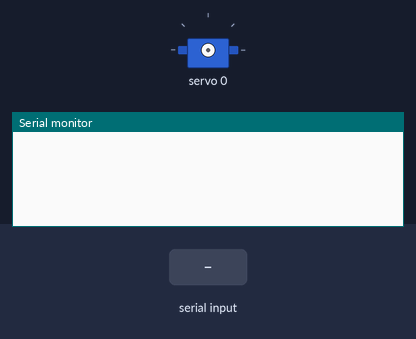
The sketch below on a simulated Arduino Uno, built with avr-gcc and run on an emulated ATmega328P. Parts: servo, the last lines printed to the serial monitor. The test bench sets the inputs (shaded band).

Above: at 1.2 s.
1.3 s: "e\n" received over Serial
At 2.3 s:
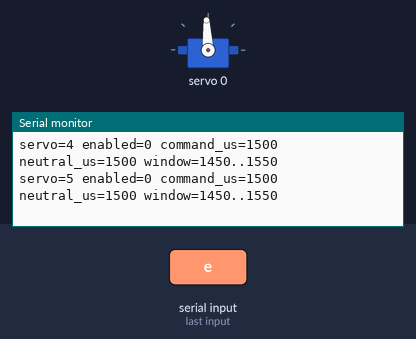
2.8 s: "?\n" received over Serial
4.3 s: "+\n" received over Serial
At 5.5 s:
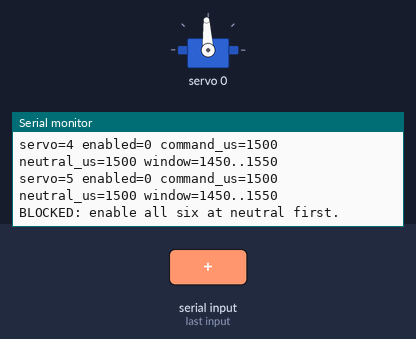
5.8 s: "n\n" received over Serial
At 6.7 s:
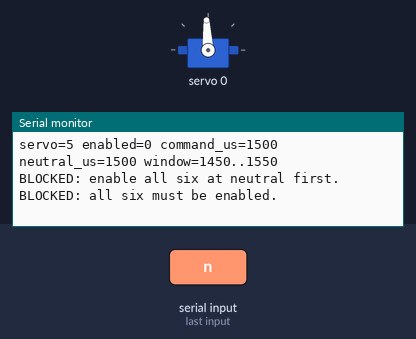
7.3 s: "l\n" received over Serial
At 7.9 s:
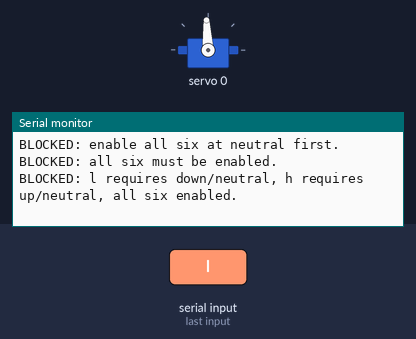
8.8 s: "90,45\n" received over Serial
At 10.2 s:
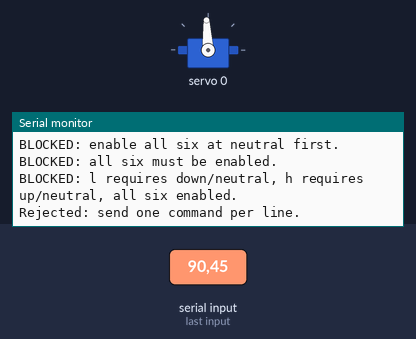
Timing chart, 0 to 11.3 s (numbered marks = the images above; inputs shaded):
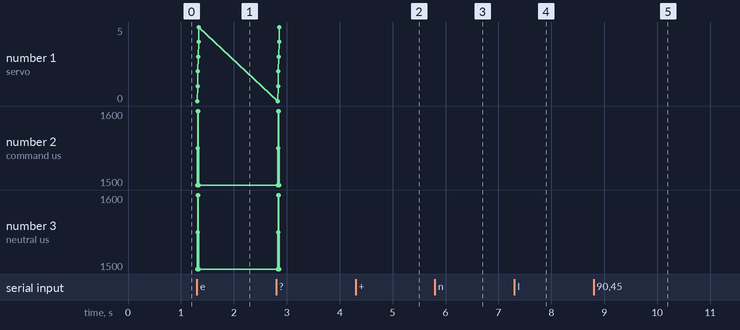

Measured:
- after the input at 1.3 s, the serial monitor: prints a new line at once (image 1)
- after the input at 4.3 s, the serial monitor: prints a new line at once (image 2)
- after the input at 5.8 s, the serial monitor: prints a new line at once (image 3)
- after the input at 7.3 s, the serial monitor: prints a new line at once (image 4)
- after the input at 8.8 s, the serial monitor: prints a new line at once (image 5)

The sketch:

08_EXTENT_TEST.ino
```cpp
// Manual assembled-configuration exploration, not an IK workspace or stall test.
// Support the unloaded plate; upload with servo supply OFF. See README.md.
#include <Wire.h>
#include <Adafruit_PWMServoDriver.h>

Adafruit_PWMServoDriver pwm(0x40);
const uint8_t servoCount = 6;
const int neutralUs[servoCount] = {1500, 1600, 1550, 1600, 1500, 1500};
const int raiseSign[servoCount] = {1, -1, 1, -1, 1, -1};
// Outer exploration guardrails, NOT validated servo/mechanical travel limits.
const int hardMinimumUs = 1000;
const int hardMaximumUs = 2000;
const unsigned long returnIntervalMs = 20;
const int returnStepUs = 5;
int pulseUs[servoCount] = {1500, 1600, 1550, 1600, 1500, 1500};
int lowerWindowUs[servoCount];
int upperWindowUs[servoCount];
int downEndpointUs[servoCount] = {};
int upEndpointUs[servoCount] = {};
bool enabled[servoCount] = {};
bool driverReady = false;
bool configurationValid = false;
bool returning = false;
unsigned long lastReturnTime = 0;
uint8_t selected = 0;
int stepUs = 25;
char command = 0;
bool invalidLine = false;

bool allEnabled() {
  for (uint8_t i = 0; i < servoCount; ++i) if (!enabled[i]) return false;
  return driverReady && configurationValid;
}

bool anyEnabledAwayFromNeutral() {
  for (uint8_t i = 0; i < servoCount; ++i) {
    if (enabled[i] && pulseUs[i] != neutralUs[i]) return true;
  }
  return false;
}

int signedOffset() {
  return (pulseUs[selected] - neutralUs[selected]) * raiseSign[selected];
}

void disableOutputs() {
  returning = false;
  if (driverReady) {
    for (uint8_t i = 0; i < 16; ++i) pwm.setPWM(i, 0, 4096);
  }
  for (uint8_t i = 0; i < servoCount; ++i) enabled[i] = false;
  // Preserve recorded endpoints in RAM so they can still be printed after x.
}

void status() {
  Serial.print("EXTENT TEST selected="); Serial.print(selected);
  Serial.print(" step_us="); Serial.print(stepUs);
  Serial.print(" offset_us="); Serial.print(signedOffset());
  Serial.print(" returning="); Serial.print(returning);
  Serial.print(" all_enabled="); Serial.println(allEnabled());
  Serial.print("driver_ready="); Serial.print(driverReady);
  Serial.print(" references_valid="); Serial.println(configurationValid);
  for (uint8_t i = 0; i < servoCount; ++i) {
    Serial.print("servo="); Serial.print(i);
    Serial.print(" enabled="); Serial.print(enabled[i]);
    Serial.print(" command_us="); Serial.print(pulseUs[i]);
    Serial.print(" neutral_us="); Serial.print(neutralUs[i]);
    Serial.print(" window="); Serial.print(lowerWindowUs[i]);
    Serial.print(".."); Serial.println(upperWindowUs[i]);
  }
}

void results() {
  Serial.println("Configuration-specific observations; NOT final IK limits. Zero endpoint means unrecorded.");
  Serial.println("servo,neutral_us,raise_sign,down_us,up_us,min_us,max_us");
  for (uint8_t i = 0; i < servoCount; ++i) {
    int low = 0;
    int high = 0;
    if (downEndpointUs[i] && upEndpointUs[i]) {
      low = downEndpointUs[i] < upEndpointUs[i] ? downEndpointUs[i] : upEndpointUs[i];
      high = downEndpointUs[i] > upEndpointUs[i] ? downEndpointUs[i] : upEndpointUs[i];
    }
    Serial.print(i); Serial.print(','); Serial.print(neutralUs[i]);
    Serial.print(','); Serial.print(raiseSign[i]);
    Serial.print(','); Serial.print(downEndpointUs[i]);
    Serial.print(','); Serial.print(upEndpointUs[i]);
    Serial.print(','); Serial.print(low);
    Serial.print(','); Serial.println(high);
  }
}

void execute(char c) {
  if (c == 'x') {
    disableOutputs(); status(); return;
  }
  if (c == '?') {
    Serial.println("0..5 select; e enable at neutral; +/- raise/lower selected; g 25us; f 5us;");
    Serial.println("l record down endpoint; h record up endpoint; n gradual neutral return;");
    Serial.println("w expand selected exploration window by 50us each way (NO movement); v results; x ALL PWM off");
    status(); return;
  }
  if (c == 'v') { results(); return; }
  if (returning) {
    Serial.println("Returning: only ?, v or x accepted until neutral."); return;
  }
  if (c >= '0' && c <= '5') {
    if (anyEnabledAwayFromNeutral()) {
      Serial.println("BLOCKED: n to neutral before switching channels."); return;
    }
    selected = c - '0';
  } else if (c == 'e') {
    if (!driverReady || !configurationValid || anyEnabledAwayFromNeutral()) {
      Serial.println("BLOCKED: driver/configuration unavailable or a channel away from neutral."); return;
    }
    if (enabled[selected]) { Serial.println("Already enabled."); return; }
    pwm.writeMicroseconds(selected, neutralUs[selected]);
    pulseUs[selected] = neutralUs[selected];
    enabled[selected] = true;
  } else if (c == 'f' || c == 'g') {
    stepUs = c == 'f' ? 5 : 25; // No movement.
  } else if (c == '+' || c == '-') {
    if (!allEnabled()) { Serial.println("BLOCKED: enable all six at neutral first."); return; }
    int next = pulseUs[selected] + (c == '+' ? stepUs : -stepUs) * raiseSign[selected];
    if (next < lowerWindowUs[selected] || next > upperWindowUs[selected]) {
      Serial.println("BLOCKED: software exploration window, NOT a measured physical limit."); return;
    }
    pwm.writeMicroseconds(selected, next);
    pulseUs[selected] = next;
  } else if (c == 'n') {
    if (!allEnabled()) { Serial.println("BLOCKED: all six must be enabled."); return; }
    returning = pulseUs[selected] != neutralUs[selected];
    lastReturnTime = millis();
  } else if (c == 'l' || c == 'h') {
    if (!allEnabled() || (c == 'l' && signedOffset() > 0) ||
        (c == 'h' && signedOffset() < 0)) {
      Serial.println("BLOCKED: l requires down/neutral, h requires up/neutral, all six enabled."); return;
    }
    if (c == 'l') downEndpointUs[selected] = pulseUs[selected];
    else upEndpointUs[selected] = pulseUs[selected];
    results(); return;
  } else if (c == 'w') {
    if (!allEnabled()) { Serial.println("BLOCKED: enable all six first."); return; }
    int low = lowerWindowUs[selected] - 50;
    int high = upperWindowUs[selected] + 50;
    lowerWindowUs[selected] = low < hardMinimumUs ? hardMinimumUs : low;
    upperWindowUs[selected] = high > hardMaximumUs ? hardMaximumUs : high;
    Serial.println("Window expanded without motion. Inspect each next step; guardrails are NOT safe travel limits.");
  } else {
    Serial.println("Rejected: send ? for extent-test commands."); return;
  }
  status();
}

void updateReturn() {
  if (!returning || millis() - lastReturnTime < returnIntervalMs) return;
  lastReturnTime = millis();
  int difference = neutralUs[selected] - pulseUs[selected];
  int delta = difference > returnStepUs ? returnStepUs :
              difference < -returnStepUs ? -returnStepUs : difference;
  pulseUs[selected] += delta;
  pwm.writeMicroseconds(selected, pulseUs[selected]);
  if (pulseUs[selected] == neutralUs[selected]) {
    returning = false;
    Serial.println("Returned to commanded neutral; inspect actual platform.");
    status();
  }
}

void setup() {
  Serial.begin(115200);
  Wire.begin();
  driverReady = pwm.begin();
  disableOutputs();
  if (driverReady) pwm.setPWMFreq(50);
  configurationValid = true;
  for (uint8_t i = 0; i < servoCount; ++i) {
    lowerWindowUs[i] = neutralUs[i] - 50;
    upperWindowUs[i] = neutralUs[i] + 50;
    if (lowerWindowUs[i] < hardMinimumUs || upperWindowUs[i] > hardMaximumUs ||
        (raiseSign[i] != 1 && raiseSign[i] != -1)) configurationValid = false;
  }
}

void loop() {
  uint8_t bytesRead = 0;
  while (Serial.available() && bytesRead < 32) {
    ++bytesRead;
    char c = Serial.read();
    if (c == '\r') continue;
    if (c == '\n') {
      if (invalidLine) Serial.println("Rejected: send one command per line.");
      else if (command) execute(command);
      command = 0; invalidLine = false;
    } else if (command) invalidLine = true;
    else command = c;
  }
  updateReturn();
}
```
